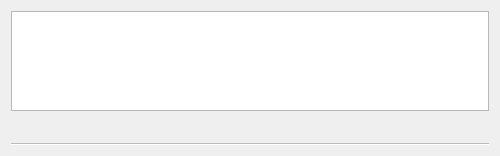
<?xml version="1.0" encoding="UTF-8"?>
<ui version="4.0">
 <class>DSS::PictureList</class>
 <widget class="QWidget" name="DSS::PictureList">
  <property name="geometry">
   <rect>
    <x>0</x>
    <y>0</y>
    <width>500</width>
    <height>156</height>
   </rect>
  </property>
  <property name="sizePolicy">
   <sizepolicy hsizetype="Preferred" vsizetype="Preferred">
    <horstretch>0</horstretch>
    <verstretch>0</verstretch>
   </sizepolicy>
  </property>
  <property name="minimumSize">
   <size>
    <width>500</width>
    <height>156</height>
   </size>
  </property>
  <property name="windowTitle">
   <string notr="true">PictureList</string>
  </property>
  <property name="styleSheet">
   <string notr="true"/>
  </property>
  <layout class="QVBoxLayout" name="verticalLayout">
   <item>
    <widget class="QTableView" name="tableView"/>
   </item>
   <item>
    <widget class="QTabBar" name="tabBar" native="true">
     <property name="sizePolicy">
      <sizepolicy hsizetype="Expanding" vsizetype="Minimum">
       <horstretch>0</horstretch>
       <verstretch>0</verstretch>
      </sizepolicy>
     </property>
     <property name="minimumSize">
      <size>
       <width>0</width>
       <height>28</height>
      </size>
     </property>
     <property name="maximumSize">
      <size>
       <width>16777215</width>
       <height>28</height>
      </size>
     </property>
    </widget>
   </item>
  </layout>
 </widget>
 <customwidgets>
  <customwidget>
   <class>QTabBar</class>
   <extends>QWidget</extends>
   <header>qtabbar.h</header>
  </customwidget>
 </customwidgets>
 <resources/>
 <connections/>
</ui>
